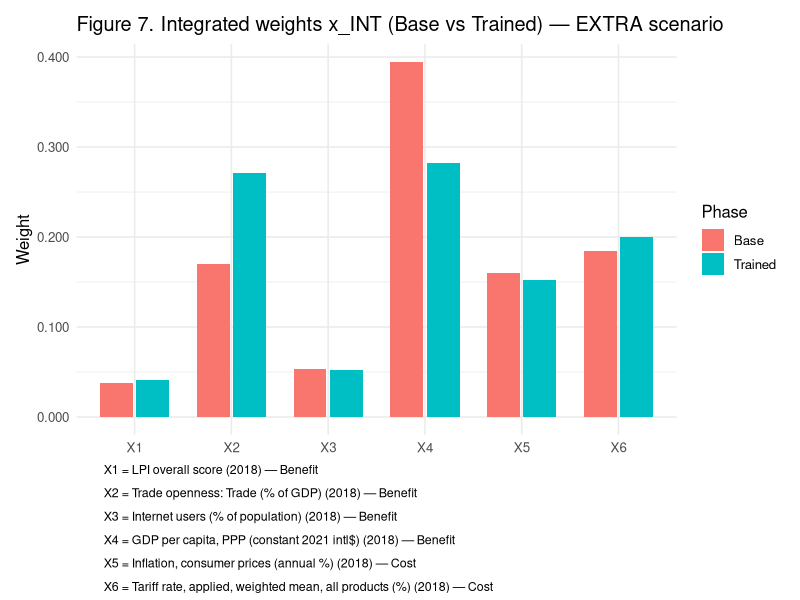
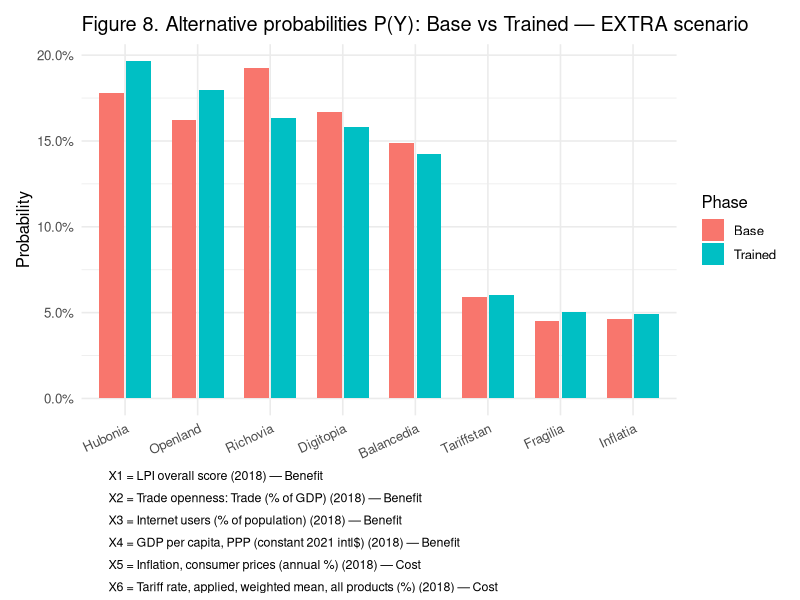
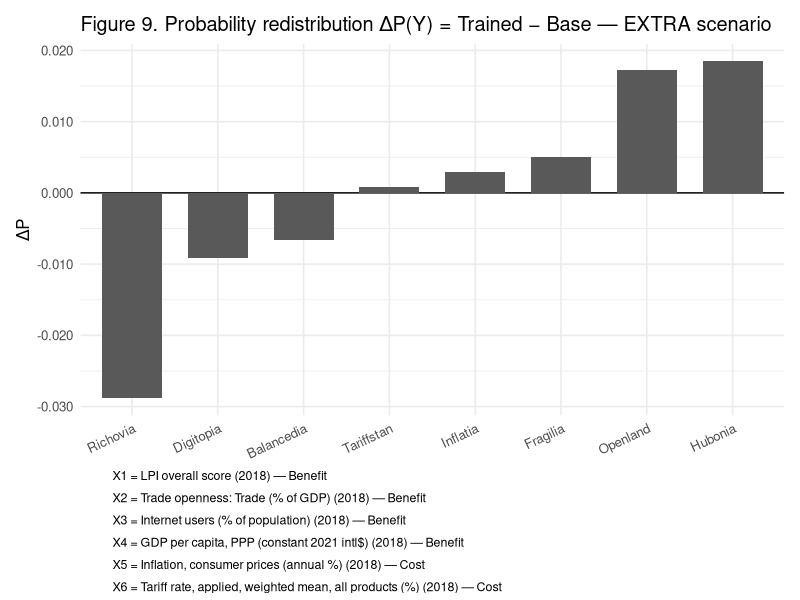
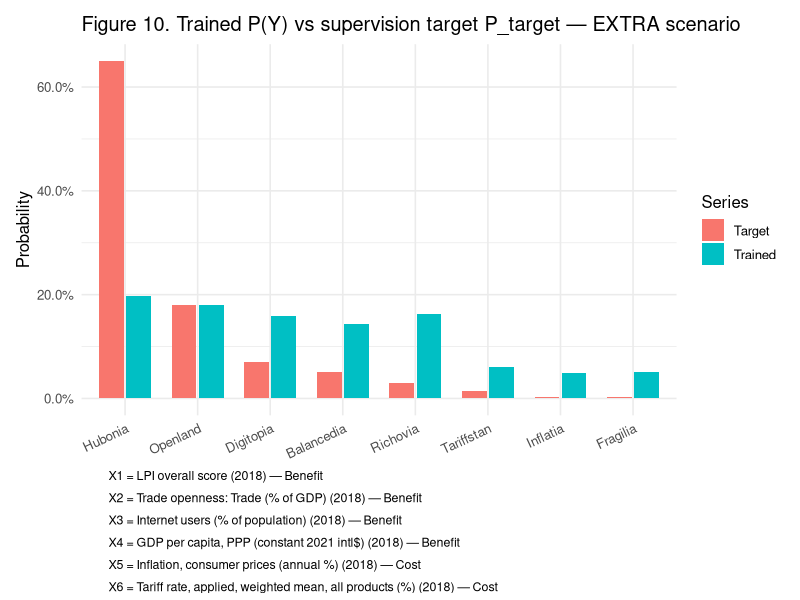
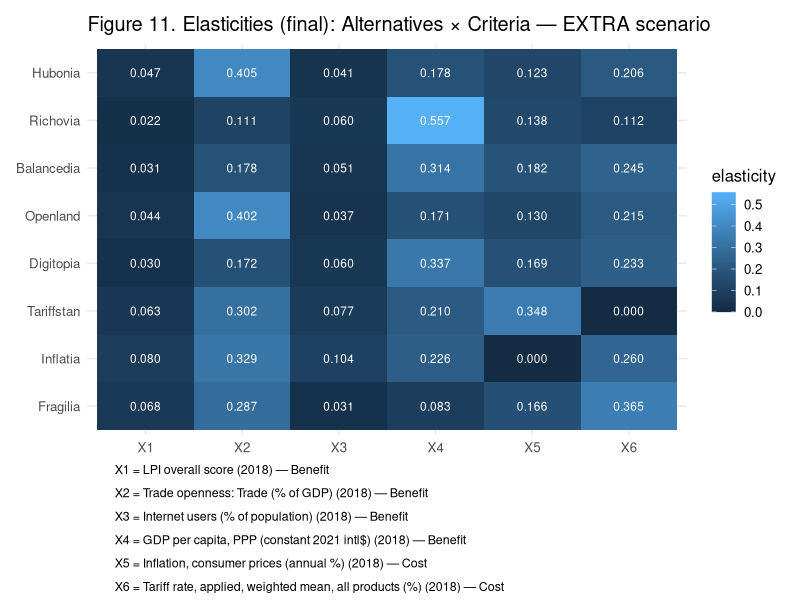
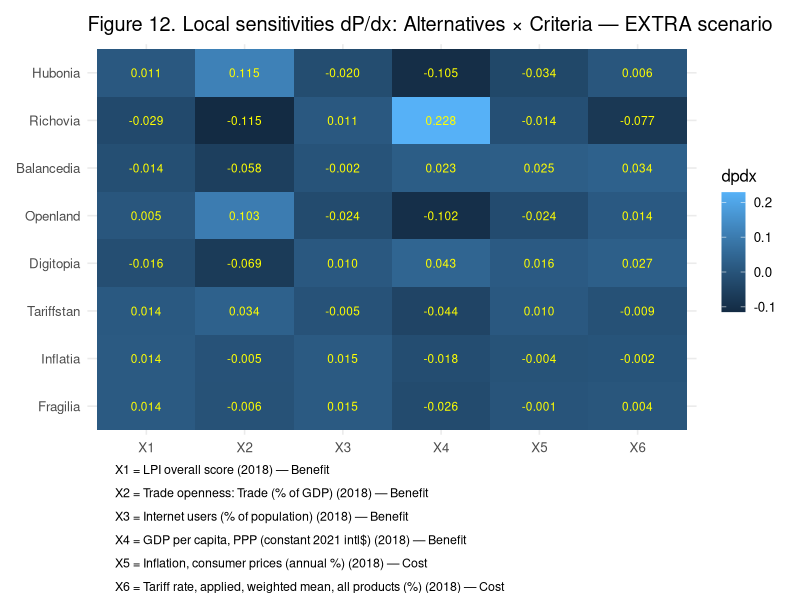
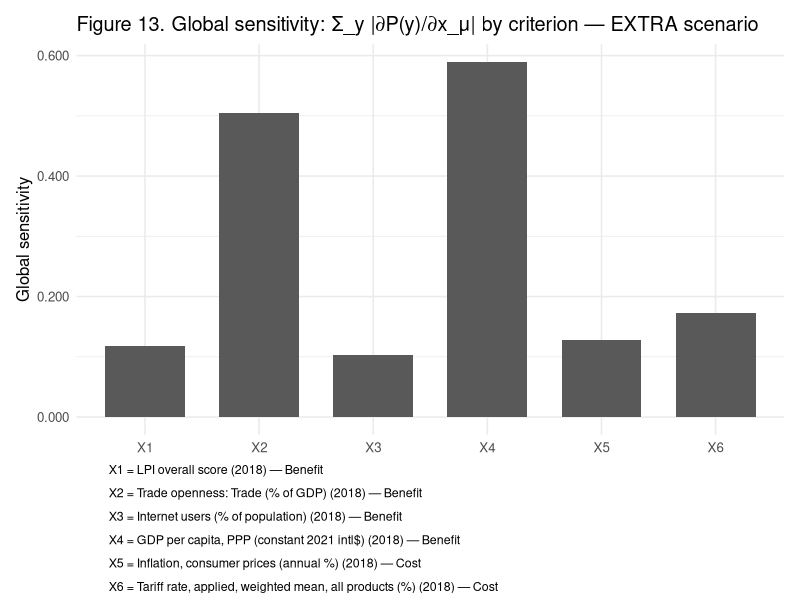

Write R code to recreate these figures, in order.
# Figures generated: Figures 4.7-4.13 (as referenced in the manuscript)
# No file I/O — figures rendered in active graphics device

suppressPackageStartupMessages({
  library(ggplot2)
  library(dplyr)
  library(tidyr)
  library(patchwork)
  library(scales)
})

# -------------------------
# Criteria legend (X1..X6)
# -------------------------
crit_map <- tibble::tibble(
  criterion = paste0("X", 1:6),
  description = c(
    "LPI overall score (2018) — Benefit",
    "Trade openness: Trade (% of GDP) (2018) — Benefit",
    "Internet users (% of population) (2018) — Benefit",
    "GDP per capita, PPP (constant 2021 intl$) (2018) — Benefit",
    "Inflation, consumer prices (annual %) (2018) — Cost",
    "Tariff rate, applied, weighted mean, all products (%) (2018) — Cost"
  )
)

legend_plot <- function() {
  leg <- crit_map %>%
    mutate(label = paste0(criterion, " = ", description),
           y = rev(row_number()))
  ggplot(leg, aes(x = 0, y = y, label = label)) +
    geom_text(hjust = 0, size = 3.15) +
    xlim(0, 1) +
    theme_void() +
    theme(plot.margin = margin(0, 6, 0, 6))
}

attach_legend <- function(p) {
  p / legend_plot() + plot_layout(heights = c(1, 0.33))
}

# -------------------------
# Embedded data (from: NES-MADM II_ EXTRA CASE STUDY results.xlsx)
# -------------------------
weights <- tibble::tibble(
  criterion = c("X1","X2","X3","X4","X5","X6"),
  x_OBJ = c(0.069287251577547, 0.217044829118105, 0.0847127471163314,
            0.264286558671642, 0.167003466386275, 0.197665147130099),
  x_SBJ_base = c(0.102037099216594, 0.14635777908206, 0.118879303030948,
                 0.279308021577778, 0.179251144103471, 0.174166653),
  x_INT_base = c(0.0377894692028733, 0.169794244671432, 0.0538291515371841,
                 0.394562822652501, 0.160008993399678, 0.184015318536332),
  x_SBJ_trained = c(0.108788375045292, 0.22908554709659, 0.113531792824589,
                    0.196093246371197, 0.166764892924952, 0.18573614573738),
  x_INT_trained = c(0.0411294329649066, 0.271310743431061, 0.0524790293299528,
                    0.282785062218058, 0.151966514899204, 0.200329217156817)
) %>% mutate(delta_x_INT = x_INT_trained - x_INT_base)

alts <- tibble::tibble(
  alternative = c("Hubonia","Richovia","Balancedia","Openland",
                  "Digitopia","Tariffstan","Inflatia","Fragilia"),
  P_Y_base = c(0.178041029168492, 0.192238224971801, 0.149076101189709, 0.162494587654604,
               0.167166129590907, 0.0591106707730405, 0.0465658329514923, 0.0453074237009544),
  P_Y_trained = c(0.196543708161364, 0.163382717950519, 0.142485669397523, 0.179771594473729,
                  0.158011258357173, 0.0599823698740461, 0.0494694257025312, 0.0503532560831152),
  P_target = c(0.65, 0.03, 0.05, 0.18, 0.07, 0.015, 0.003, 0.002)
) %>%
  mutate(
    delta_P = P_Y_trained - P_Y_base,
    rank_base = rank(-P_Y_base, ties.method = "min"),
    rank_trained = rank(-P_Y_trained, ties.method = "min")
  )

elasticities <- tibble::tibble(
  Alternative = c("Hubonia","Richovia","Balancedia","Openland","Digitopia","Tariffstan","Inflatia","Fragilia"),
  X1=c(0.0472527157305562,0.0220410317042731,0.0305950842271099,0.0442811722525906,0.0299880126458259,0.063197,0.080461,0.067754),
  X2=c(0.404918819451715,0.110705589253177,0.177717488413812,0.402452389182611,0.171703779751547,0.301545,0.329071,0.287366),
  X3=c(0.0408367283312708,0.0598322286841575,0.0505516720130304,0.0372061402590813,0.0599131303745472,0.077198,0.104006,0.030653),
  X4=c(0.178068409821054,0.556945006289356,0.314399208395185,0.171318617242097,0.336668140042121,0.210050,0.226394,0.083406),
  X5=c(0.123201488090255,0.137985112804489,0.181661771680366,0.130049940238329,0.169098095343723,0.348010,0.000000,0.165823),
  X6=c(0.205721838575149,0.112490,0.245074775270497,0.214692,0.232628,0.000000,0.260068,0.364997)
)

sens <- tibble::tibble(
  Alternative = c("Hubonia","Richovia","Balancedia","Openland","Digitopia","Tariffstan","Inflatia","Fragilia"),
  X1 = c(0.0110632240025346,-0.0286674067481689,-0.0137983742133697,0.00520828648989914,-0.0161828576696213,0.013712,0.014331,0.014334),
  X2 = c(0.114628581049036,-0.114542326739225,-0.0582128007312173,0.102911149875395,-0.0687030342401225,0.033991,-0.005455,-0.006416),
  X3 = c(-0.0201553852697342,0.0105822230721985,-0.00241821095776752,-0.0241848213829534,0.0103459192927994,-0.004882,0.015224,0.015386),
  X4 = c(-0.104957659503593,0.228427038105416,0.0229724380192513,-0.102187918621758,0.0434193750077266,-0.043578,-0.018377,-0.025527),
  X5 = c(-0.033901991081304,-0.013697,0.025372,-0.023625,0.016233,0.010114,-0.004112,-0.001384),
  X6 = c(0.005707,-0.077268,0.034326,0.013901,0.027477,-0.009357,-0.001611,0.003825)
)

# -------------------------
# Figure 7: x_INT Base vs Trained
# -------------------------
w_long <- weights %>%
  select(criterion, Base = x_INT_base, Trained = x_INT_trained) %>%
  pivot_longer(cols = c(Base, Trained), names_to = "Phase", values_to = "Weight") %>%
  mutate(criterion = factor(criterion, levels = paste0("X",1:6)))

fig7 <- ggplot(w_long, aes(x = criterion, y = Weight, fill = Phase)) +
  geom_col(position = position_dodge(width = 0.75), width = 0.68) +
  scale_y_continuous(labels = number_format(accuracy = 0.001)) +
  labs(title = "Figure 7. Integrated weights x_INT (Base vs Trained) — EXTRA scenario",
       x = NULL, y = "Weight") +
  theme_minimal(base_size = 12)

print(attach_legend(fig7))

# -------------------------
# Figure 8: P(Y) Base vs Trained
# -------------------------
p_long <- alts %>%
  select(alternative, Base = P_Y_base, Trained = P_Y_trained) %>%
  pivot_longer(cols = c(Base, Trained), names_to = "Phase", values_to = "P") %>%
  mutate(alternative = factor(alternative, levels = alts %>% arrange(desc(P_Y_trained)) %>% pull(alternative)))

fig8 <- ggplot(p_long, aes(x = alternative, y = P, fill = Phase)) +
  geom_col(position = position_dodge(width = 0.75), width = 0.68) +
  scale_y_continuous(labels = percent_format(accuracy = 0.1)) +
  labs(title = "Figure 8. Alternative probabilities P(Y): Base vs Trained — EXTRA scenario",
       x = NULL, y = "Probability") +
  theme_minimal(base_size = 12) +
  theme(axis.text.x = element_text(angle = 25, hjust = 1))

print(attach_legend(fig8))

# -------------------------
# Figure 9: ΔP = Trained − Base
# -------------------------
fig9 <- ggplot(alts %>% mutate(alternative = factor(alternative, levels = alternative[order(delta_P)])),
               aes(x = alternative, y = delta_P)) +
  geom_hline(yintercept = 0) +
  geom_col(width = 0.70) +
  scale_y_continuous(labels = number_format(accuracy = 0.001)) +
  labs(title = "Figure 9. Probability redistribution ΔP(Y) = Trained − Base — EXTRA scenario",
       x = NULL, y = "ΔP") +
  theme_minimal(base_size = 12) +
  theme(axis.text.x = element_text(angle = 25, hjust = 1))

print(attach_legend(fig9))

# -------------------------
# Figure 10: Trained vs Target
# -------------------------
pt_long <- alts %>%
  select(alternative, Trained = P_Y_trained, Target = P_target) %>%
  pivot_longer(cols = c(Trained, Target), names_to = "Series", values_to = "P") %>%
  mutate(alternative = factor(alternative, levels = alts %>% arrange(desc(P_target)) %>% pull(alternative)))

fig10 <- ggplot(pt_long, aes(x = alternative, y = P, fill = Series)) +
  geom_col(position = position_dodge(width = 0.75), width = 0.68) +
  scale_y_continuous(labels = percent_format(accuracy = 0.1)) +
  labs(title = "Figure 10. Trained P(Y) vs supervision target P_target — EXTRA scenario",
       x = NULL, y = "Probability") +
  theme_minimal(base_size = 12) +
  theme(axis.text.x = element_text(angle = 25, hjust = 1))

print(attach_legend(fig10))

# -------------------------
# Figure 11: Elasticities heatmap
# -------------------------
elas_long <- elasticities %>%
  pivot_longer(cols = starts_with("X"), names_to = "criterion", values_to = "elasticity") %>%
  mutate(
    criterion = factor(criterion, levels = paste0("X",1:6)),
    Alternative = factor(Alternative, levels = rev(elasticities$Alternative))
  )

fig11 <- ggplot(elas_long, aes(x = criterion, y = Alternative, fill = elasticity)) +
  geom_tile() +
  geom_text(aes(label = sprintf("%.3f", elasticity)), size = 3, color="white") +
  labs(title = "Figure 11. Elasticities (final): Alternatives × Criteria — EXTRA scenario",
       x = NULL, y = NULL) +
  theme_minimal(base_size = 12)

print(attach_legend(fig11))

# -------------------------
# Figure 12: Sensitivity heatmap (dP/dx)
# -------------------------
sens_long <- sens %>%
  pivot_longer(cols = starts_with("X"), names_to = "criterion", values_to = "dpdx") %>%
  mutate(
    criterion = factor(criterion, levels = paste0("X",1:6)),
    Alternative = factor(Alternative, levels = rev(sens$Alternative))
  )

fig12 <- ggplot(sens_long, aes(x = criterion, y = Alternative, fill = dpdx)) +
  geom_tile() +
  geom_text(aes(label = sprintf("%.3f", dpdx)), size = 3, color="yellow") +
  labs(title = "Figure 12. Local sensitivities dP/dx: Alternatives × Criteria — EXTRA scenario",
       x = NULL, y = NULL) +
  theme_minimal(base_size = 12)

print(attach_legend(fig12))

# -------------------------
# Figure 13: Global sensitivity Σ|dP/dx|
# -------------------------
glob <- sens_long %>%
  group_by(criterion) %>%
  summarise(GlobalSensitivity = sum(abs(dpdx), na.rm = TRUE), .groups = "drop")

fig13 <- ggplot(glob, aes(x = criterion, y = GlobalSensitivity)) +
  geom_col(width = 0.70) +
  scale_y_continuous(labels = number_format(accuracy = 0.001)) +
  labs(title = "Figure 13. Global sensitivity: Σ_y |∂P(y)/∂x_μ| by criterion — EXTRA scenario",
       x = NULL, y = "Global sensitivity") +
  theme_minimal(base_size = 12)

print(attach_legend(fig13))

